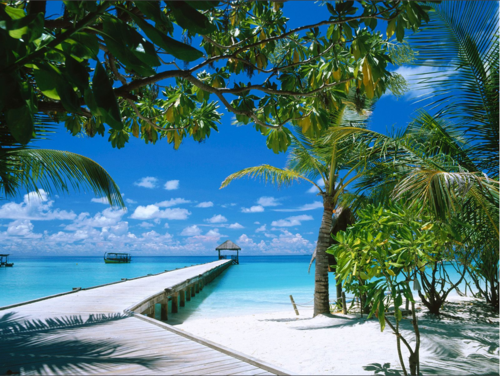
#> input picture Laboratorio 1/NoyaCabrera.png, 500 x 376 px
$ python lab.py
#> lines starting #> are read from the running program, lines starting #| are printed output that depends on the picture
import cv2
from matplotlib import pyplot as plt

image = cv2.imread('./NoyaCabrera.png')
#> image is the input picture: shape (376, 500, 3); mean B, G, R 123.8, 117.3, 76.6

## Histogramas RGB (BGR)

plt.xlim([0, 256])

histogram = cv2.calcHist([image], [0], None, [256], [0, 256])
#> histogram = 256 values, max 3688 at index 15, min 15 at index 0, mean 734.4
plt.title('Blue histogram')
plt.plot(histogram, 'b')

plt.figure()
histogram = cv2.calcHist([image], [1], None, [256], [0, 256])
#> histogram = 256 values, max 1544 at index 245, min 0 at index 0, mean 734.4
plt.title('Green histogram')
plt.plot(histogram, 'g')

plt.figure()
histogram = cv2.calcHist([image], [2], None, [256], [0, 256])
#> histogram = 256 values, max 4305 at index 18, min 0 at index 254, mean 734.4
plt.title('Red histogram')
plt.plot(histogram, 'r')

## HSV

hsv = cv2.cvtColor(image, cv2.COLOR_BGR2HSV)
#> hsv: shape (376, 500, 3); mean H, S, V 80.5, 134.9, 139.9

plt.figure()
plt.imshow(hsv)

## Histograma HSV

plt.figure()
histogram = cv2.calcHist([hsv], [0], None, [256], [0, 256])
#> histogram = 256 values, max 18476 at index 104, min 0 at index 1, mean 734.4
plt.title('Hue histogram')
plt.plot(histogram, 'c')

plt.figure()
histogram = cv2.calcHist([hsv], [1], None, [256], [0, 256])
#> histogram = 256 values, max 2974 at index 8, min 16 at index 0, mean 734.4
plt.title('Saturation histogram')
plt.plot(histogram, 'm')

plt.figure()
histogram = cv2.calcHist([hsv], [2], None, [256], [0, 256])
#> histogram = 256 values, max 2184 at index 252, min 0 at index 0, mean 734.4
plt.title('Value histogram')
plt.plot(histogram, 'y')

plt.show()
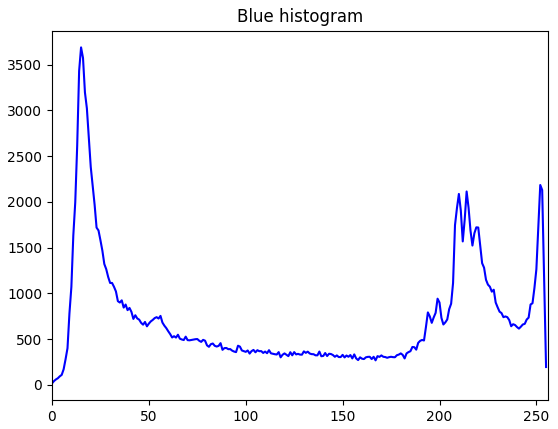
#> figure drawn by matplotlib, 1 panel; curve peaks at x = 15, y = 3688
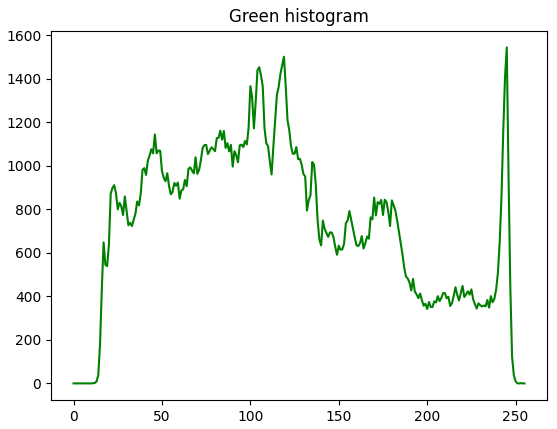
#> figure drawn by matplotlib, 1 panel; curve peaks at x = 245, y = 1544
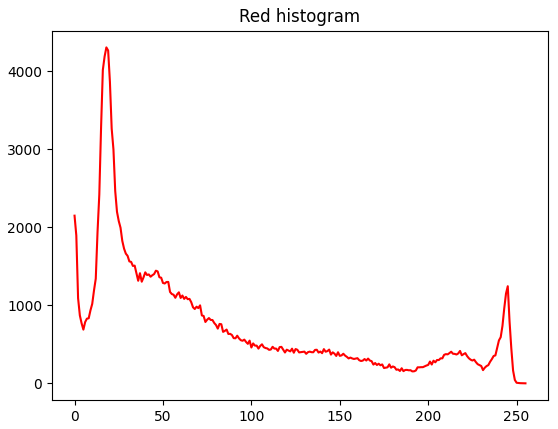
#> figure drawn by matplotlib, 1 panel; curve peaks at x = 18, y = 4305
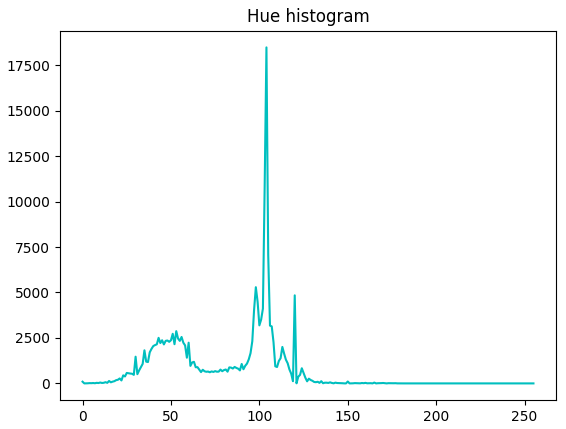
#> figure drawn by matplotlib, 1 panel; curve peaks at x = 104, y = 18476
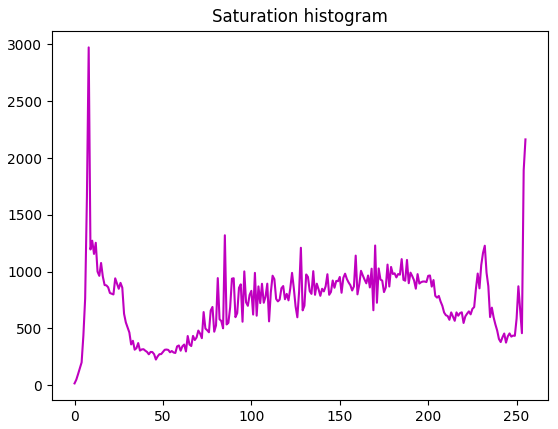
#> figure drawn by matplotlib, 1 panel; curve peaks at x = 8, y = 2974
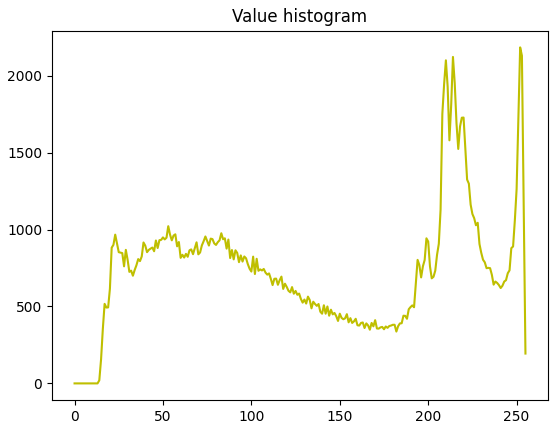
#> figure drawn by matplotlib, 1 panel; curve peaks at x = 252, y = 2184
